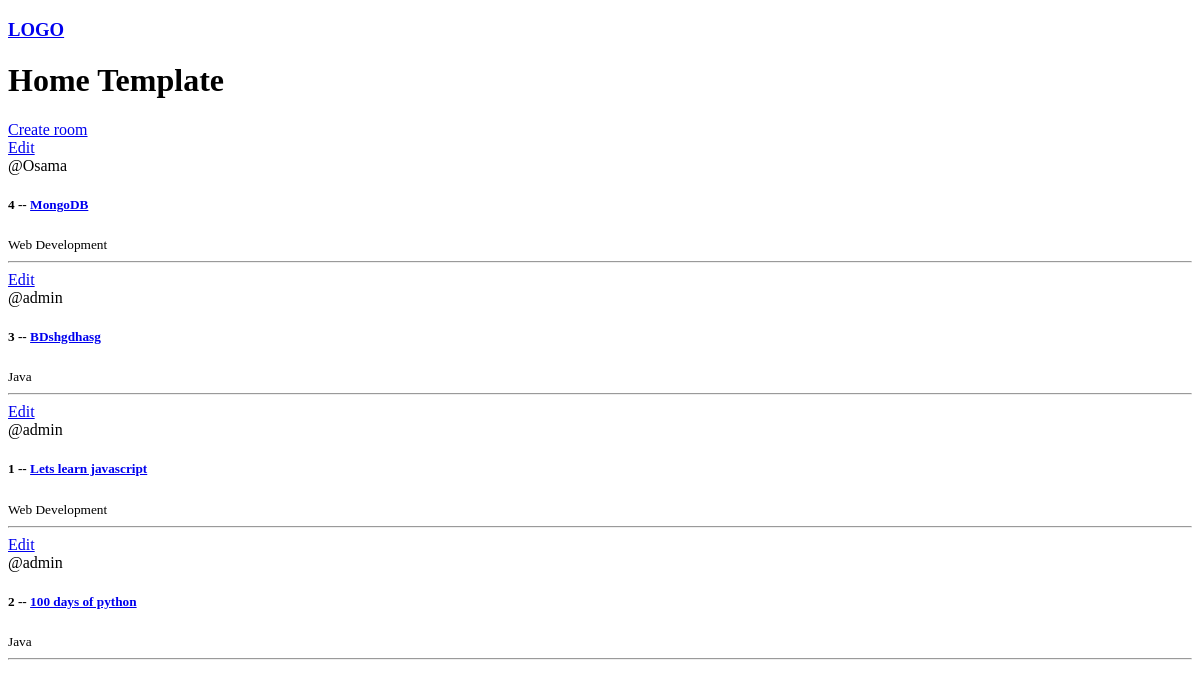
Before: / with the older database file.
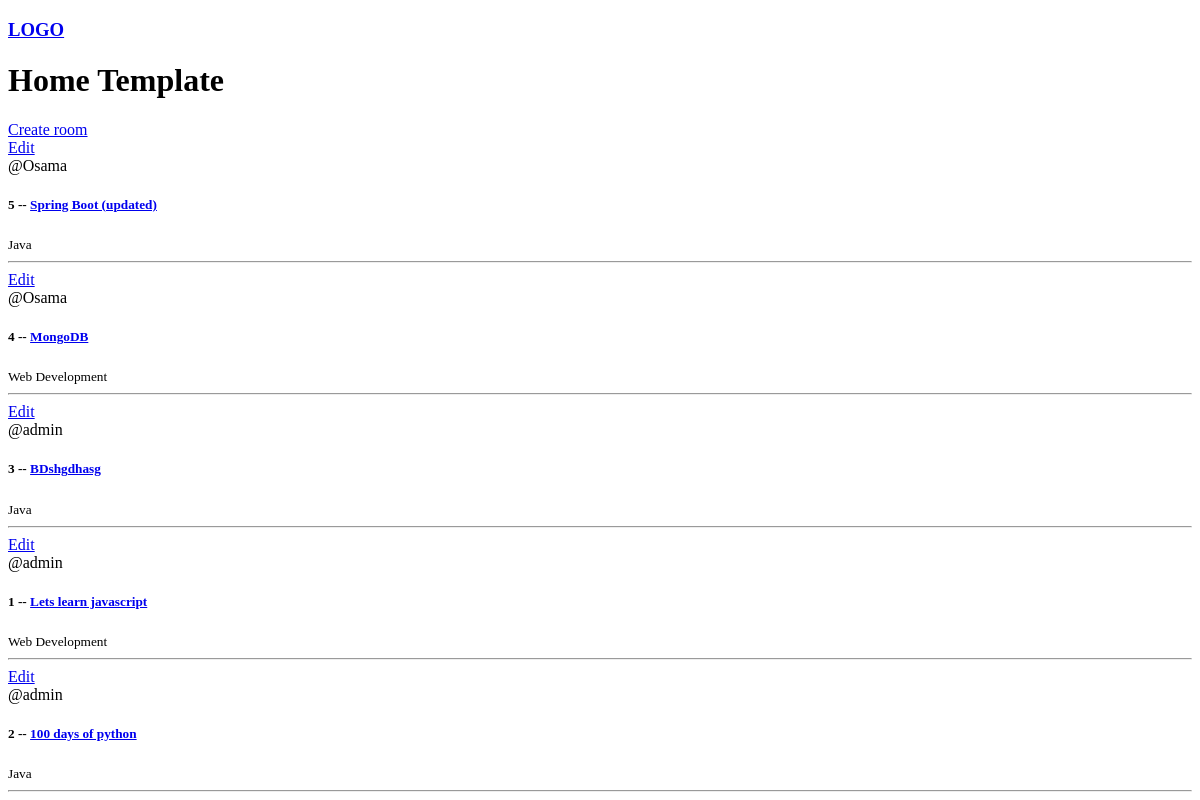
After: the same page with the newer database file.
### base/models.py (models this page shows, shortened)
class Room(models.Model ):
        host = models.ForeignKey(User, on_delete=models.SET_NULL , null=True)
        topic = models.ForeignKey(Topic, on_delete=models.SET_NULL , null=True)
        name = models.CharField(max_length=200)
        description = models.TextField(null=True, blank=True)
        update=models.DateTimeField(auto_now=True)
        created = models.DateTimeField(auto_now_add=True)
        class Meta:
                ordering = ['-update', '-created']             # ordering in Descending Order

class Topic (models.Model):
        name = models.CharField(max_length=200)

### base/views.py (the view)
# urls.py: path("",views.home, name="home"),
def home(request):
    rooms = Room.objects.all()
    context = {'rooms':rooms}
    return render(request , 'base/home.html', context)

### base/templates/base/home.html
{% extends 'main.html' %}
{% block content %}
    <h1>
        Home Template
    </h1>
    <div>
        <a href="{% url 'create-room' %}">Create room</a>
        <div>
            {% for room in rooms %}
            <a href="{% url 'update-room' room.id %}">Edit</a>
            <div>
                <span>@{{room.host.username}}</span>
                <h5>{{room.id}} -- <a href="/room/{{room.id}}">{{room.name}} </a> </h5>
                <small>{{room.topic.name}}</small>
                <br><hr>
            </div>
            {% endfor %}
        </div>
    </div>
{% endblock content %}

Changed rows visible on the page:
added Room: host.username "Osama", id "5", name "Spring Boot (updated)", topic.name "Java"
